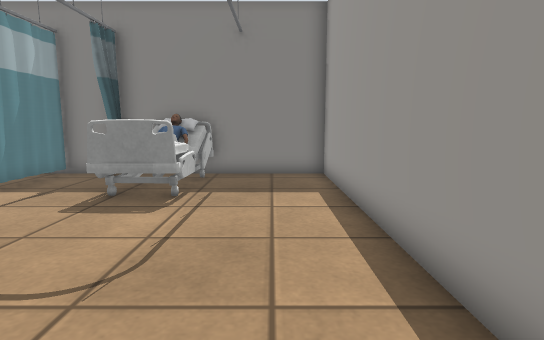
view 1 (above)

19 first-person views from a walk through a robot-simulator world made for Gazebo. The camera is 0.9 m above the floor, tilts 8° down and sees 80° across. Floor lines are 1 m apart. The floor is counted in squares, 0.5 m on a side. Each view is taken from the middle of a square. On the plan, view 1 faces up. The plan holds only what a view shows up to about 17 squares ahead; the rest is blank. The place goes on beyond the plan. The robots in the file are not drawn. Simple shapes stand in for some stock models. Some surface patterns are stand-ins.

view 2
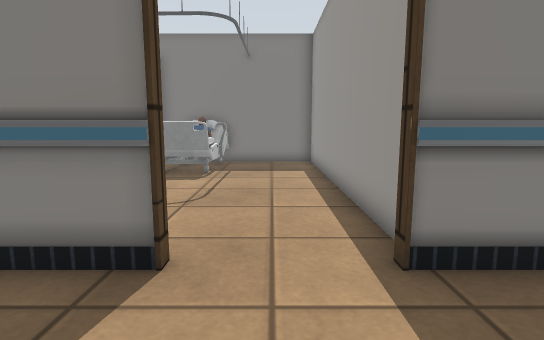

view 3
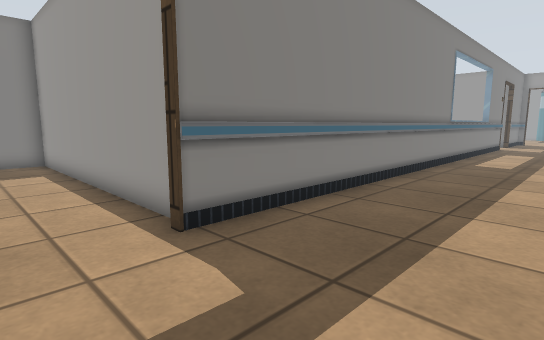

view 4
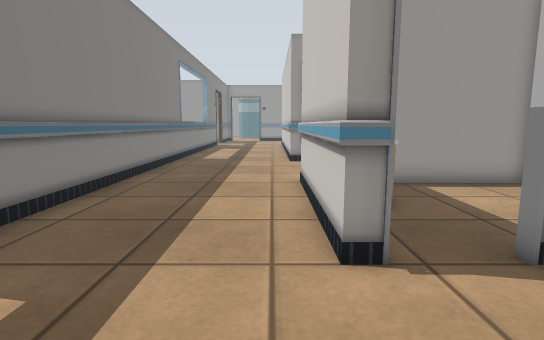

view 5
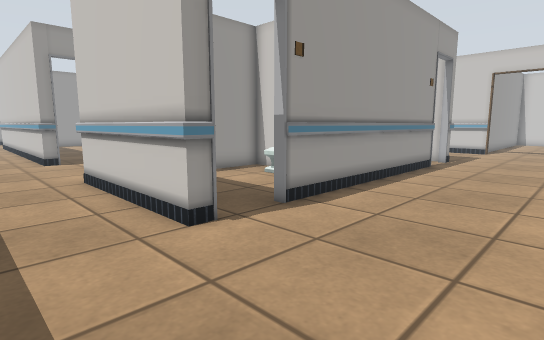

view 6
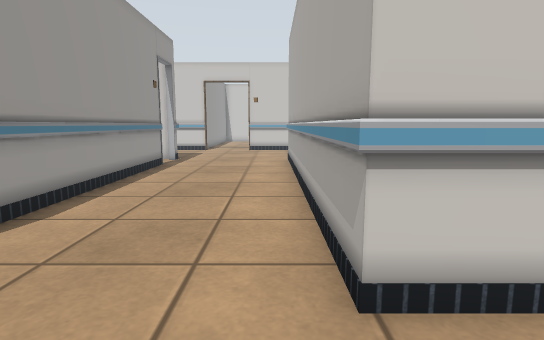

view 7
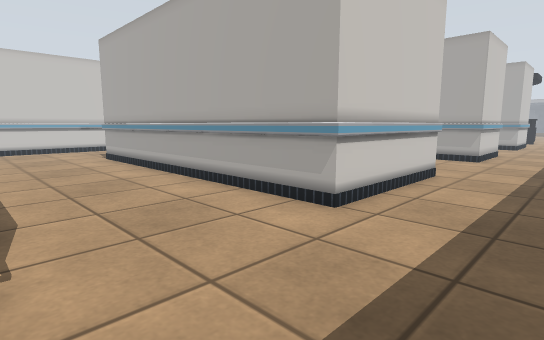

view 8
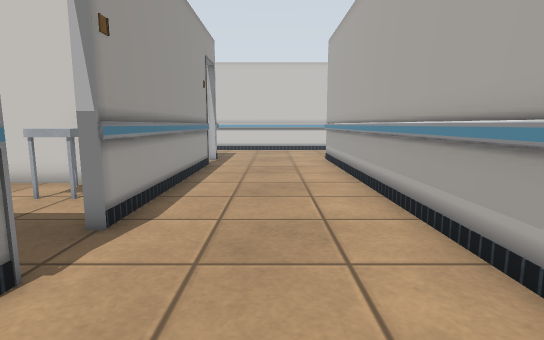

view 9
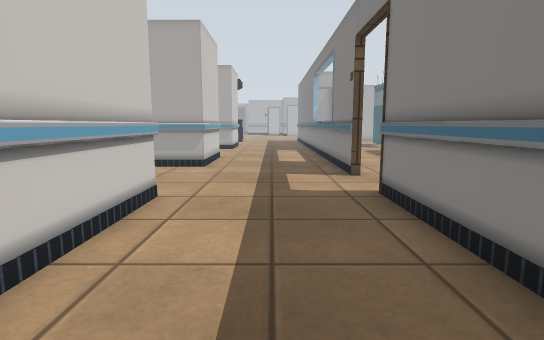

view 10
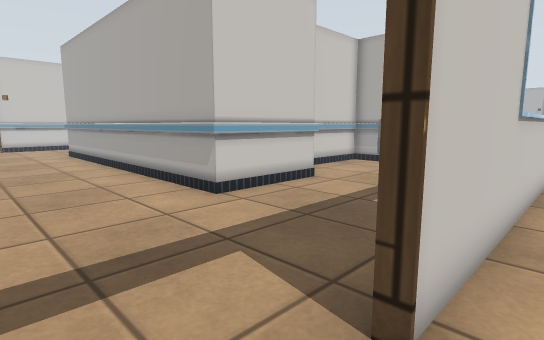

view 11
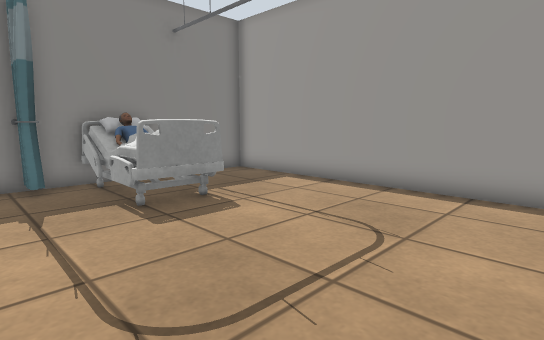

view 12
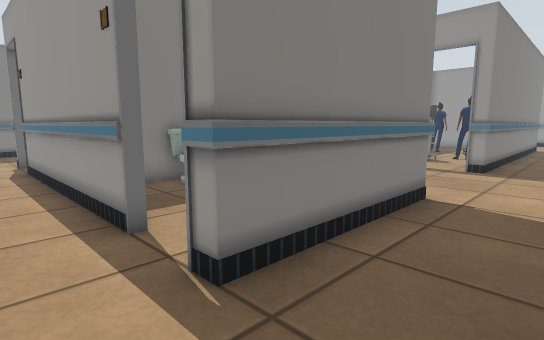

view 13
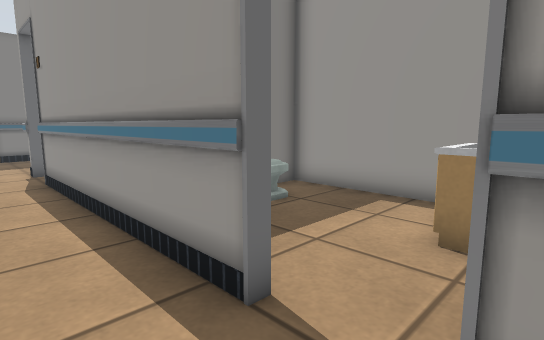

view 14
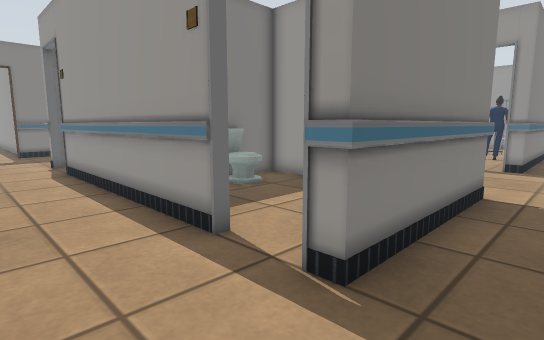

view 15
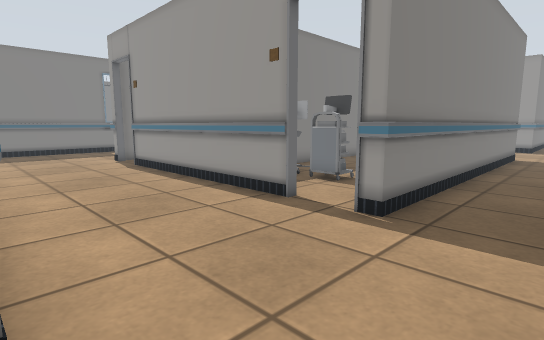

view 16
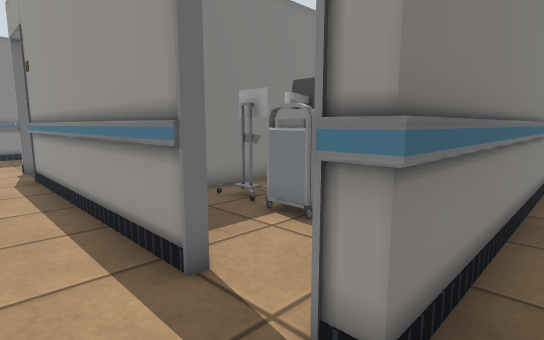

view 17
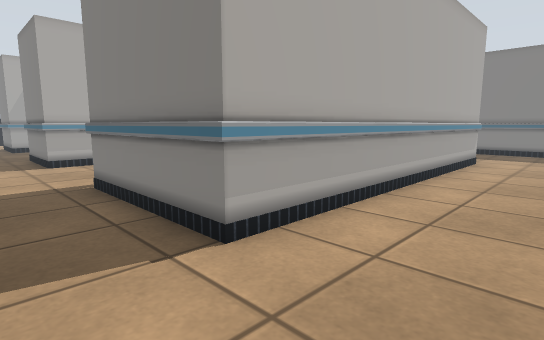

view 18
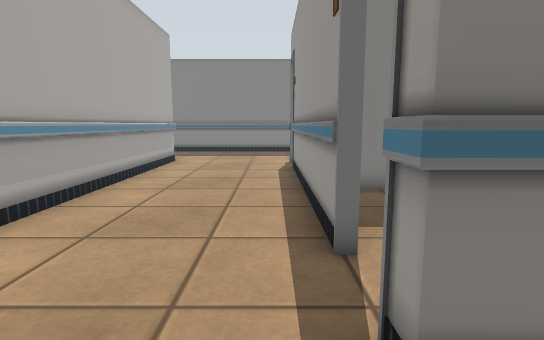

view 19
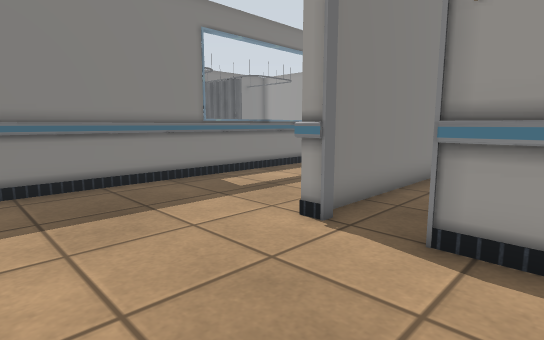

### Floor plan
Points are (right, up) in squares from view 1. A wall is a line through its corners. A room is listed if a view was taken in it or the views show most of it. See-through windows are left out.
Room 1 (views 1, 10, 11)
walls: (2, 0.6) (2, 11.9) (-7.5, 11.9); (-7.5, 0.1) (-1.4, 0.1) (-1.4, -0.1); (1.6, -0.1) (1.6, 0.2)
ways out: opening at (0, 0) to room 2
objects: curtain (-7, 11); curtain (-6, 11) to (-5, 11); bed (-4, 7) to (-2, 11)
Room 2 (views 2, 3, 4, 5, 6, 7, 8, 9, 19)
walls: (2.4, -6.5) (2, -6.5) (2, -5.9) (8.2, -5.9) (8.2, -20.1); (-1.4, -0.1) (-7, -0.1); (14.2, -6.5) (13.9, -6.5) (13.9, -5.9) (18.5, -5.9); (-7.5, -5.9) (-3.9, -5.9) (-3.9, -20.1); (2.4, -17.7) (2, -17.7) (2, -8.4) (2.4, -8.4); (18.5, -6.1) (14.2, -6.1); (18.5, -0.1) (1.6, -0.1); (2, -19.6) (2.4, -19.6); (14.2, -17.7) (13.9, -17.7) (13.9, -8.4) (14.2, -8.4); (13.9, -19.6) (14.2, -19.6)
ways out: opening at (0, 0) to room 1; opening at (-1, -20) to room 3; opening at (11, -20) to room 3; opening at (2, -18.5) to room 4; opening at (14, -18.5)
Room 3 (views 12, 13, 14, 15, 16, 17, 18)
walls: (8.2, -20.1) (2, -20.1) (2, -19.6); (-3.9, -20.1) (-7.5, -20.1); (18.5, -20.1) (13.9, -20.1) (13.9, -19.6)
ways out: opening at (-1, -20) to room 2; opening at (11, -20) to room 2
Room 4 (no view inside)
walls: (7.9, -18.3) (7.9, -13.1) (4.2, -13.1)
ways out: opening at (2, -18.5) to room 2
objects: sink (5, -19) to (6, -18); toilet (5, -15) to (6, -14)

Where each view was taken, in squares from view 1:
view 1: 0 up, 0 right, facing up
view 2: 4 down, 0 right, facing up
view 3: 5 down, 1 left, facing up-right
view 4: 5 down, 2 left, facing right
view 5: 3 down, 3 left, facing down-right
view 6: 3 down, 3 left, facing down
view 7: 2 down, 14 right, facing down-left
view 8: 3 down, 11 right, facing down
view 9: 3 down, 10 right, facing left
view 10: 1 up, 1 right, facing down-left
view 11: 1 up, 7 left, facing up-right
view 12: 23 down, 0 right, facing up-right
view 13: 20 down, 0 right, facing up-right
view 14: 22 down, 1 left, facing up-right
view 15: 23 down, 8 right, facing up-right
view 16: 21 down, 12 right, facing up-right
view 17: 23 down, 12 right, facing up-left
view 18: 22 down, 13 right, facing up
view 19: 10 down, 9 right, facing up-right
